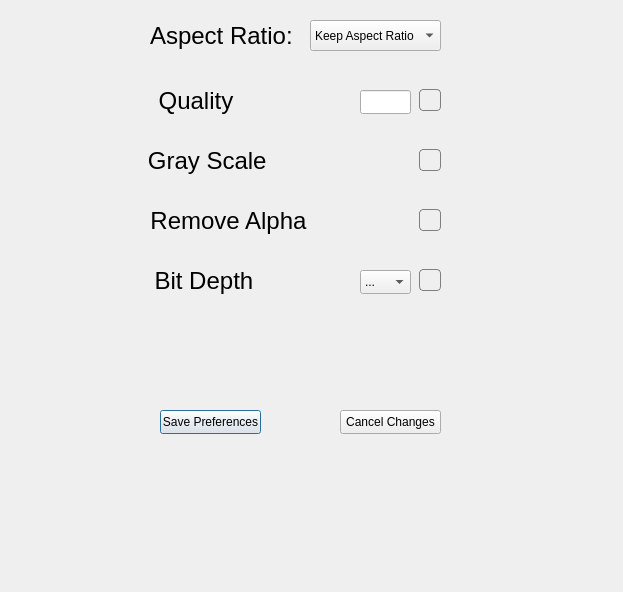
<?xml version="1.0" encoding="UTF-8"?>
<ui version="4.0">
 <class>ImagePreferences</class>
 <widget class="QDialog" name="ImagePreferences">
  <property name="geometry">
   <rect>
    <x>0</x>
    <y>0</y>
    <width>623</width>
    <height>592</height>
   </rect>
  </property>
  <property name="windowTitle">
   <string>Image Preferences</string>
  </property>
  <widget class="QLabel" name="aspect_ratio_text">
   <property name="geometry">
    <rect>
     <x>150</x>
     <y>20</y>
     <width>151</width>
     <height>31</height>
    </rect>
   </property>
   <property name="font">
    <font>
     <pointsize>18</pointsize>
    </font>
   </property>
   <property name="text">
    <string>Aspect Ratio:</string>
   </property>
  </widget>
  <widget class="QComboBox" name="aspect_ratio">
   <property name="geometry">
    <rect>
     <x>310</x>
     <y>20</y>
     <width>131</width>
     <height>31</height>
    </rect>
   </property>
   <item>
    <property name="text">
     <string>Keep Aspect Ratio</string>
    </property>
   </item>
   <item>
    <property name="text">
     <string>16 : 10</string>
    </property>
   </item>
   <item>
    <property name="text">
     <string>16 : 9</string>
    </property>
   </item>
   <item>
    <property name="text">
     <string>5 : 4</string>
    </property>
   </item>
   <item>
    <property name="text">
     <string>4 : 3</string>
    </property>
   </item>
   <item>
    <property name="text">
     <string>3 : 2</string>
    </property>
   </item>
   <item>
    <property name="text">
     <string>1 : 1</string>
    </property>
   </item>
  </widget>
  <widget class="QCheckBox" name="gray_scale_cb">
   <property name="geometry">
    <rect>
     <x>140</x>
     <y>140</y>
     <width>301</width>
     <height>41</height>
    </rect>
   </property>
   <property name="font">
    <font>
     <pointsize>18</pointsize>
    </font>
   </property>
   <property name="layoutDirection">
    <enum>Qt::LayoutDirection::RightToLeft</enum>
   </property>
   <property name="autoFillBackground">
    <bool>false</bool>
   </property>
   <property name="styleSheet">
    <string notr="true">QCheckBox::indicator {
    width: 20px;
    height: 20px;
	border: 1px solid grey;
	border-radius: 4px;
	color: white;
}

QCheckBox::indicator:checked {
	background: #32a6ff;
}</string>
   </property>
   <property name="text">
    <string>Gray Scale                      </string>
   </property>
   <property name="iconSize">
    <size>
     <width>16</width>
     <height>16</height>
    </size>
   </property>
   <property name="checkable">
    <bool>true</bool>
   </property>
   <property name="checked">
    <bool>false</bool>
   </property>
   <property name="tristate">
    <bool>false</bool>
   </property>
  </widget>
  <widget class="QCheckBox" name="remove_alpha_cb">
   <property name="geometry">
    <rect>
     <x>140</x>
     <y>200</y>
     <width>301</width>
     <height>41</height>
    </rect>
   </property>
   <property name="font">
    <font>
     <pointsize>18</pointsize>
    </font>
   </property>
   <property name="layoutDirection">
    <enum>Qt::LayoutDirection::RightToLeft</enum>
   </property>
   <property name="styleSheet">
    <string notr="true">QCheckBox::indicator {
    width: 20px;
    height: 20px;
	border: 1px solid grey;
	border-radius: 4px;
	color: white;
}

QCheckBox::indicator:checked {
	background: #32a6ff;
}</string>
   </property>
   <property name="text">
    <string>Remove Alpha                </string>
   </property>
  </widget>
  <widget class="QCheckBox" name="quality_cb">
   <property name="geometry">
    <rect>
     <x>140</x>
     <y>80</y>
     <width>301</width>
     <height>41</height>
    </rect>
   </property>
   <property name="font">
    <font>
     <pointsize>18</pointsize>
    </font>
   </property>
   <property name="layoutDirection">
    <enum>Qt::LayoutDirection::RightToLeft</enum>
   </property>
   <property name="styleSheet">
    <string notr="true">QCheckBox::indicator {
    width: 20px;
    height: 20px;
	border: 1px solid grey;
	border-radius: 4px;
	color: white;
}

QCheckBox::indicator:checked {
	background: #32a6ff;
}</string>
   </property>
   <property name="text">
    <string>Quality                           </string>
   </property>
  </widget>
  <widget class="QLineEdit" name="quality_range">
   <property name="geometry">
    <rect>
     <x>360</x>
     <y>90</y>
     <width>51</width>
     <height>24</height>
    </rect>
   </property>
   <property name="text">
    <string/>
   </property>
  </widget>
  <widget class="QCheckBox" name="bit_depth_cb">
   <property name="geometry">
    <rect>
     <x>140</x>
     <y>260</y>
     <width>301</width>
     <height>41</height>
    </rect>
   </property>
   <property name="font">
    <font>
     <pointsize>18</pointsize>
    </font>
   </property>
   <property name="layoutDirection">
    <enum>Qt::LayoutDirection::RightToLeft</enum>
   </property>
   <property name="styleSheet">
    <string notr="true">QCheckBox::indicator {
    width: 20px;
    height: 20px;
	border: 1px solid grey;
	border-radius: 4px;
	color: white;
}

QCheckBox::indicator:checked {
	background: #32a6ff;
}</string>
   </property>
   <property name="text">
    <string>Bit Depth                        </string>
   </property>
  </widget>
  <widget class="QComboBox" name="bit_depth">
   <property name="geometry">
    <rect>
     <x>360</x>
     <y>270</y>
     <width>51</width>
     <height>24</height>
    </rect>
   </property>
   <item>
    <property name="text">
     <string>...</string>
    </property>
   </item>
   <item>
    <property name="text">
     <string>1</string>
    </property>
   </item>
   <item>
    <property name="text">
     <string>8</string>
    </property>
   </item>
   <item>
    <property name="text">
     <string>24</string>
    </property>
   </item>
   <item>
    <property name="text">
     <string>32</string>
    </property>
   </item>
  </widget>
  <widget class="QPushButton" name="save_image_preferences">
   <property name="geometry">
    <rect>
     <x>160</x>
     <y>410</y>
     <width>101</width>
     <height>24</height>
    </rect>
   </property>
   <property name="text">
    <string>Save Preferences</string>
   </property>
  </widget>
  <widget class="QPushButton" name="cancel_image_preferences">
   <property name="geometry">
    <rect>
     <x>340</x>
     <y>410</y>
     <width>101</width>
     <height>24</height>
    </rect>
   </property>
   <property name="text">
    <string>Cancel Changes</string>
   </property>
  </widget>
 </widget>
 <resources/>
 <connections/>
</ui>
